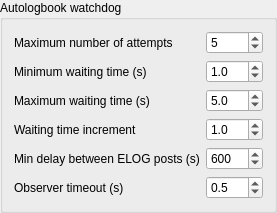
        <widget class="QGroupBox" name="autologbook_watchdog_group_box">
         <property name="title">
          <string>Autologbook watchdog</string>
         </property>
         <layout class="QVBoxLayout" name="verticalLayout_3">
          <item>
           <layout class="QGridLayout" name="gridLayout_4">
            <item row="1" column="0">
             <widget class="QLabel" name="autologbook_wait_min_label">
              <property name="text">
               <string>Minimum waiting time (s)</string>
              </property>
              <property name="buddy">
               <cstring>autologbook_wait_min_spinbox</cstring>
              </property>
             </widget>
            </item>
            <item row="5" column="1">
             <widget class="QDoubleSpinBox" name="autologbook_observer_timeout_spinbox">
              <property name="whatsThis">
               <string>&lt;html&gt;&lt;head/&gt;&lt;body&gt;&lt;p&gt;&lt;span style=&quot; font-size:14pt; font-weight:600;&quot;&gt;Autologbook observer timeout&lt;/span&gt;&lt;/p&gt;&lt;p&gt;Perform a polling request of the autologbook observer after the number of seconds specified by this variable.&lt;/p&gt;&lt;/body&gt;&lt;/html&gt;</string>
              </property>
              <property name="decimals">
               <number>1</number>
              </property>
              <property name="minimum">
               <double>0.100000000000000</double>
              </property>
              <property name="singleStep">
               <double>0.100000000000000</double>
              </property>
              <property name="value">
               <double>0.500000000000000</double>
              </property>
             </widget>
            </item>
            <item row="0" column="1">
             <widget class="QSpinBox" name="autologbook_max_attempts_spinbox">
              <property name="whatsThis">
               <string>&lt;html&gt;&lt;head/&gt;&lt;body&gt;&lt;p&gt;&lt;span style=&quot; font-size:14pt;&quot;&gt;Autologobook watchdog maximum number of attempts&lt;/span&gt;&lt;/p&gt;&lt;p&gt;While the autologbook watchdog is monitoring the protocol folder and try to operate on a file, it could be that for several reasons the process is failing.&lt;/p&gt;&lt;p&gt;In this case the same process will be attempted up to a maximum number of trials (this parameter) with an increasing waiting time in between from minimum waiting time to maximum waititng time with a waiting time increment.  &lt;/p&gt;&lt;/body&gt;&lt;/html&gt;</string>
              </property>
              <property name="minimum">
               <number>1</number>
              </property>
              <property name="value">
               <number>5</number>
              </property>
             </widget>
            </item>
            <item row="2" column="0">
             <widget class="QLabel" name="autologbook_wait_max_label">
              <property name="text">
               <string>Maximum waiting time (s) </string>
              </property>
              <property name="buddy">
               <cstring>autologbook_wait_max_spinbox</cstring>
              </property>
             </widget>
            </item>
            <item row="4" column="1">
             <widget class="QDoubleSpinBox" name="autologbook_min_delay_spinbox">
              <property name="whatsThis">
               <string>&lt;html&gt;&lt;head/&gt;&lt;body&gt;&lt;p&gt;&lt;span style=&quot; font-size:14pt; font-weight:600;&quot;&gt;Delay between ELOG posts&lt;/span&gt;&lt;/p&gt;&lt;p&gt;&lt;br/&gt;&lt;/p&gt;&lt;p&gt;If many filesystem events are detected by the autologbook watchdog, there could be a high number of almost identical ELOG message posted in a short period of time. All these posts are not only saturating the band and riskying to kill the ELOG server, but they are also useless. &lt;/p&gt;&lt;p&gt;&lt;br/&gt;&lt;/p&gt;&lt;p&gt;For this reason, two ELOG posts must be separated at least by the number of seconds specified by this parameter.&lt;/p&gt;&lt;/body&gt;&lt;/html&gt;</string>
              </property>
              <property name="decimals">
               <number>0</number>
              </property>
              <property name="maximum">
               <double>3600.000000000000000</double>
              </property>
              <property name="value">
               <double>600.000000000000000</double>
              </property>
             </widget>
            </item>
            <item row="1" column="1">
             <widget class="QDoubleSpinBox" name="autologbook_wait_min_spinbox">
              <property name="whatsThis">
               <string>&lt;html&gt;&lt;head/&gt;&lt;body&gt;&lt;p&gt;&lt;span style=&quot; font-size:14pt;&quot;&gt;Autologobook watchdog minimum waiting time&lt;/span&gt;&lt;/p&gt;&lt;p&gt;While the autologbook watchdog is monitoring the protocol folder and try to operate on a file, it could be that for several reasons the process is failing.&lt;/p&gt;&lt;p&gt;In this case the same process will be attempted up to a maximum number of trials with an increasing waiting time in between from minimum waiting time (this parameter) to maximum waititng time with a waiting time increment.&lt;/p&gt;&lt;/body&gt;&lt;/html&gt;</string>
              </property>
              <property name="decimals">
               <number>1</number>
              </property>
              <property name="value">
               <double>1.000000000000000</double>
              </property>
             </widget>
            </item>
            <item row="2" column="1">
             <widget class="QDoubleSpinBox" name="autologbook_wait_max_spinbox">
              <property name="whatsThis">
               <string>&lt;html&gt;&lt;head/&gt;&lt;body&gt;&lt;p&gt;&lt;span style=&quot; font-size:14pt;&quot;&gt;Autologobook watchdog maximum waiting time&lt;/span&gt;&lt;/p&gt;&lt;p&gt;While the autologbook watchdog is monitoring the protocol folder and try to operate on a file, it could be that for several reasons the process is failing.&lt;/p&gt;&lt;p&gt;In this case the same process will be attempted up to a maximum number of trials with an increasing waiting time in between from minimum waiting time to maximum waititng time (this parameter) with a waiting time increment.&lt;/p&gt;&lt;/body&gt;&lt;/html&gt;</string>
              </property>
              <property name="decimals">
               <number>1</number>
              </property>
              <property name="value">
               <double>5.000000000000000</double>
              </property>
             </widget>
            </item>
            <item row="0" column="0">
             <widget class="QLabel" name="autologbook_max_attempts_label">
              <property name="text">
               <string>Maximum number of attempts</string>
              </property>
              <property name="buddy">
               <cstring>autologbook_max_attempts_spinbox</cstring>
              </property>
             </widget>
            </item>
            <item row="3" column="0">
             <widget class="QLabel" name="autologbook_wait_increment_label">
              <property name="text">
               <string>Waiting time increment</string>
              </property>
              <property name="buddy">
               <cstring>autologbook_wait_increment_spinbox</cstring>
              </property>
             </widget>
            </item>
            <item row="3" column="1">
             <widget class="QDoubleSpinBox" name="autologbook_wait_increment_spinbox">
              <property name="whatsThis">
               <string>&lt;html&gt;&lt;head/&gt;&lt;body&gt;&lt;p&gt;&lt;span style=&quot; font-size:14pt;&quot;&gt;Autologobook watchdog waiting time increment&lt;/span&gt;&lt;/p&gt;&lt;p&gt;While the autologbook watchdog is monitoring the protocol folder and try to operate on a file, it could be that for several reasons the process is failing.&lt;/p&gt;&lt;p&gt;In this case the same process will be attempted up to a maximum number of trials with an increasing waiting time in between from minimum waiting time to maximum waititng time with a waiting time increment (this parameter).&lt;/p&gt;&lt;/body&gt;&lt;/html&gt;</string>
              </property>
              <property name="decimals">
               <number>1</number>
              </property>
              <property name="value">
               <double>1.000000000000000</double>
              </property>
             </widget>
            </item>
            <item row="5" column="0">
             <widget class="QLabel" name="label_4">
              <property name="text">
               <string>Observer timeout (s)</string>
              </property>
              <property name="buddy">
               <cstring>autologbook_observer_timeout_spinbox</cstring>
              </property>
             </widget>
            </item>
            <item row="4" column="0">
             <widget class="QLabel" name="autologbook_min_delay_label">
              <property name="text">
               <string>Min delay between ELOG posts (s)</string>
              </property>
              <property name="buddy">
               <cstring>autologbook_min_delay_spinbox</cstring>
              </property>
             </widget>
            </item>
           </layout>
          </item>
         </layout>
        </widget>
